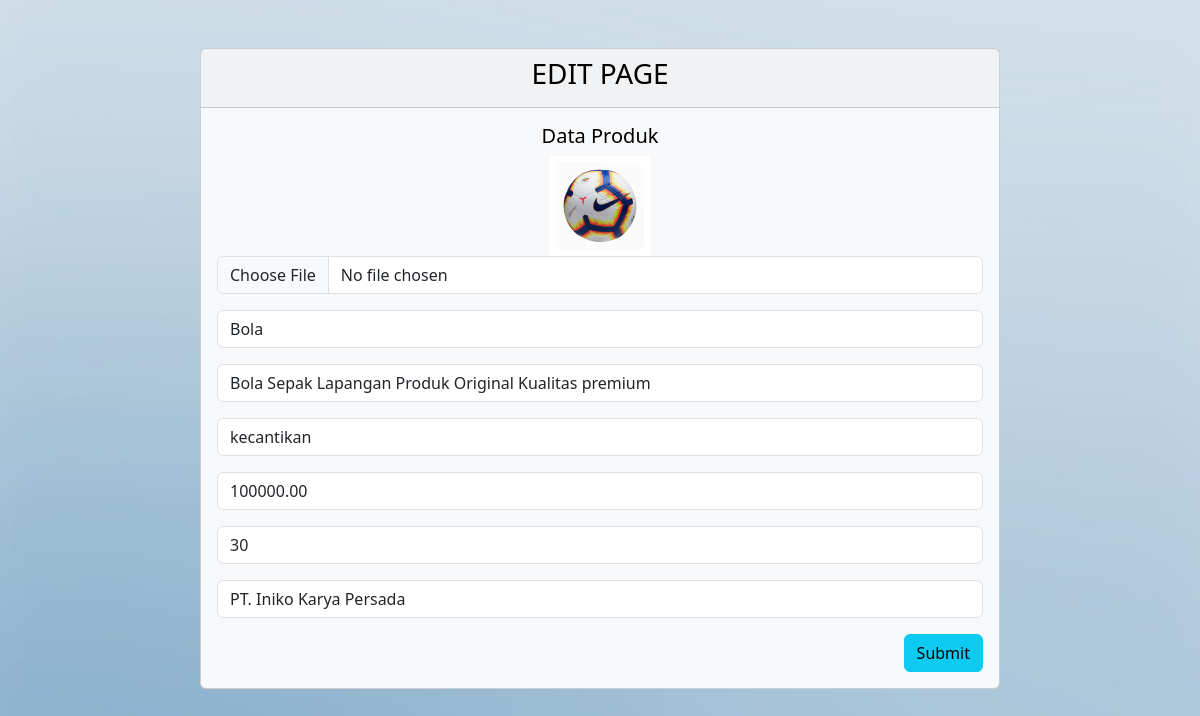
Page /edit.php?id=15 on the committed database.
### tables this page shows
CREATE TABLE `produk` (
  `id` int(11) NOT NULL,
  `gambar` text NOT NULL,
  `nama_produk` varchar(255) NOT NULL,
  `deskripsi` text NOT NULL,
  `id_produk_kategori` int(11) DEFAULT NULL,
  `harga` decimal(10,2) NOT NULL,
  `stok` int(11) NOT NULL,
  `id_supplier` int(11) DEFAULT NULL,
  `created_at` timestamp NULL DEFAULT current_timestamp(),
  `updated_at` timestamp NULL DEFAULT current_timestamp()
);

### edit.php (the view, shortened to what this page needs)
<!doctype html>
<html lang="en">
<head>
    <link href="https://cdn.jsdelivr.net/npm/bootstrap@5.3.2/dist/css/bootstrap.min.css" rel="stylesheet">
    <link rel="stylesheet" href="style.css">
</head>
<body>
    <?php
    include 'koneksi.php';
    $query = mysqli_query($conn, "SELECT * FROM `produk` as p join supplier as s ON p.id_supplier = s.id_sup join kategori_produk as kp on p.id_produk_kategori = kp.id_kategori where id = '$_GET[id]'");
    while ($p = mysqli_fetch_array($query)) {
        $id = $p["id"];
        $gambar = $p["gambar"];
        $produk = $p["nama_produk"];
        $deskripsi = $p["deskripsi"];
        $harga = $p["harga"];
        $stok = $p["stok"];
    }
    ?>
    <center>
        <div class="card text-bg-light mb-3 mt-5" style="max-width: 50rem;">
            <div class="card-header">
                <h3>EDIT PAGE</h3>
            </div>
            <div class="card-body">
                <h5 class="card-title">Data Produk</h5>
                <form action="proses_edit.php?id=<?php echo $id ?>" method="post" enctype="multipart/form-data">
                    <img src="<?php echo $gambar ?>" width="100">
                    <input class="form-control mb-3" type="file" name="fileToUpload" id="fileToUpload">
                    <input class="form-control mb-3" type="text" value="<?php echo $produk ?>" name="nama_produk">
                    <input class="form-control mb-3" type="text" value="<?php echo $deskripsi ?>" name="deskripsi">
                    <select class="form-control mb-3" name="kategori" id="kategori">
                        <?php
                        $query = mysqli_query($conn, "SELECT * FROM kategori_produk");
                        if (mysqli_num_rows($query) > 0) {
                            while ($data = mysqli_fetch_array($query)) {
                                echo "<option value='" . $data["id_kategori"] . "'>" . $data["nama_kategori"] . "</option>";
                            }
                        } else {
                            echo "<option value=''>No items available</option>";
                        }
                        ?>
                    </select>
                    <input class="form-control mb-3" type="number" value="<?php echo $harga ?>" name="harga">
                    <input class="form-control mb-3" type="number" value="<?php echo $stok ?>" name="stok">
                    <select class="form-control mb-3" name="supplier" id="supplier">
                        <?php
                        $query = mysqli_query($conn, "SELECT * FROM supplier");
                        if (mysqli_num_rows($query) > 0) {
                            while ($data = mysqli_fetch_array($query)) {
                                echo "<option value='" . $data["id_sup"] . "'>" . $data["nama"] . "</option>";
                            }
                        } else {
                            echo "<option value=''>No items available</option>";
                        }
                        ?>
                    </select>
                    <div class="d-grid gap-2 d-md-flex justify-content-md-end">
                        <button type="submit" class="btn btn-info left">Submit</button>
                    </div>
                </form>
            </div>
        </div>
    </center>
</body>
</html>

### style.css (style rules this page uses)
body { background-image: url("img/biru.jpg"); background-repeat: no-repeat; background-size: cover; }

### rows in the picture
produk: gambar (picture), nama_produk "Bola", deskripsi "Bola Sepak Lapangan Produk Original Kualitas premium", harga "100000.00", stok "30"

### other values in the picture
form field kategori "kecantikan"
form field supplier "PT. Iniko Karya Persada"
